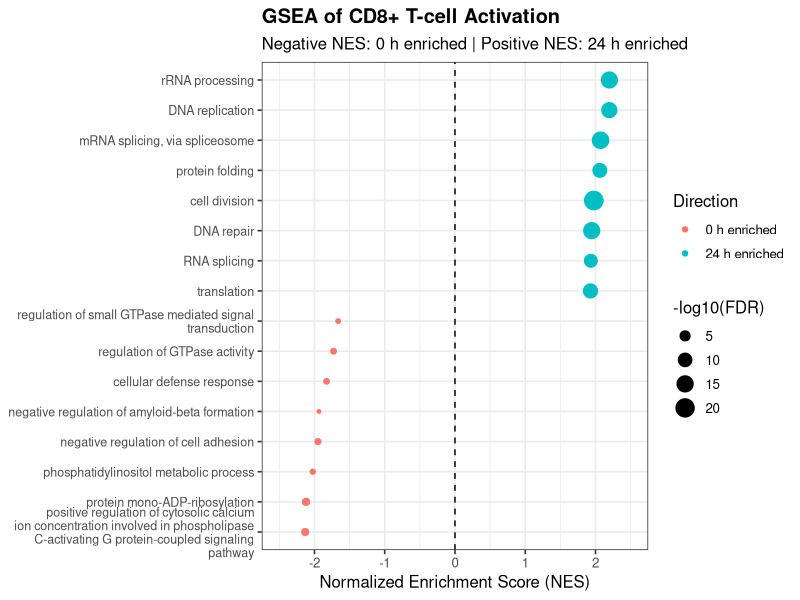

Source code (R):
library(ggplot2)
library(stringr)

top_gsea <- read.csv("../results/GSEA_GO_BP_top15_24h_vs_0h.csv")

top_gsea$Direction <- ifelse(
  top_gsea$NES > 0,
  "24 h enriched",
  "0 h enriched"
)

top_gsea$TERM_plot <- str_wrap(top_gsea$TERM, width=45)

p <- ggplot(
  top_gsea,
  aes(
    x=NES,
    y=reorder(TERM_plot, NES),
    size=-log10(padj),
    color=Direction
  )
) +
  geom_point() +
  geom_vline(xintercept=0, linetype="dashed") +
  scale_x_continuous(
    limits=c(-2.5, 2.5),
    breaks=c(-2, -1, 0, 1, 2)
  ) +
  labs(
    title="GSEA of CD8+ T-cell Activation",
    subtitle="Negative NES: 0 h enriched | Positive NES: 24 h enriched",
    x="Normalized Enrichment Score (NES)",
    y=NULL,
    size="-log10(FDR)",
    color="Direction"
  ) +
  theme_bw(base_size=12) +
  theme(
    plot.title=element_text(face="bold"),
    axis.text.y=element_text(size=9)
  )

ggsave(
  "../results/GSEA_GO_BP_bidirectional.png",
  p,
  width=14,
  height=9,
  dpi=300,
  bg="white"
)
